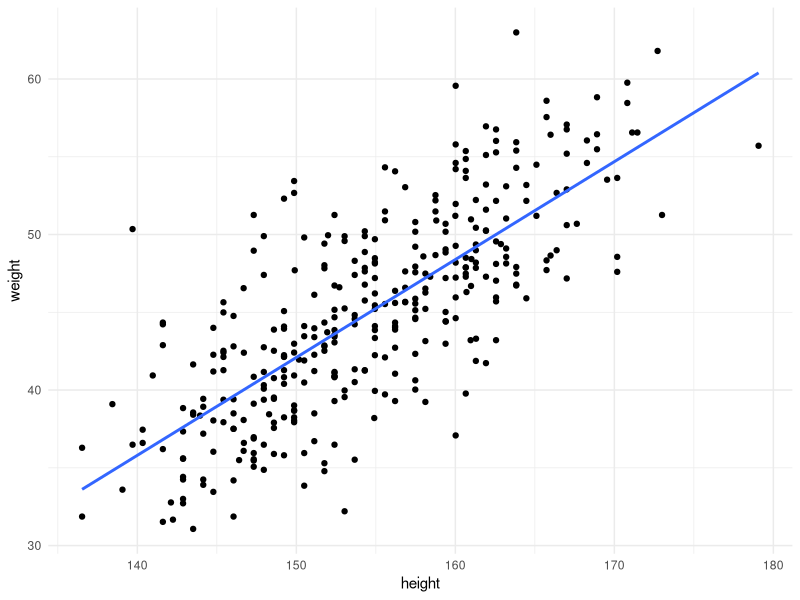
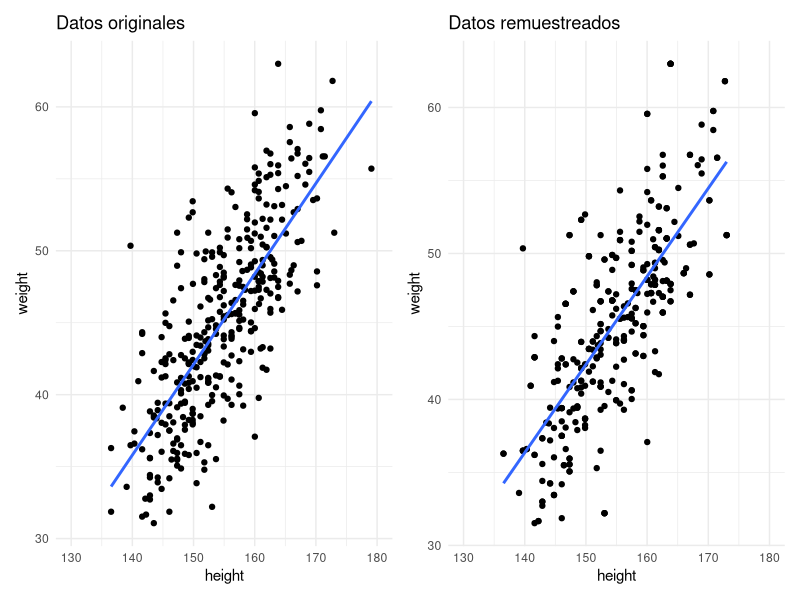
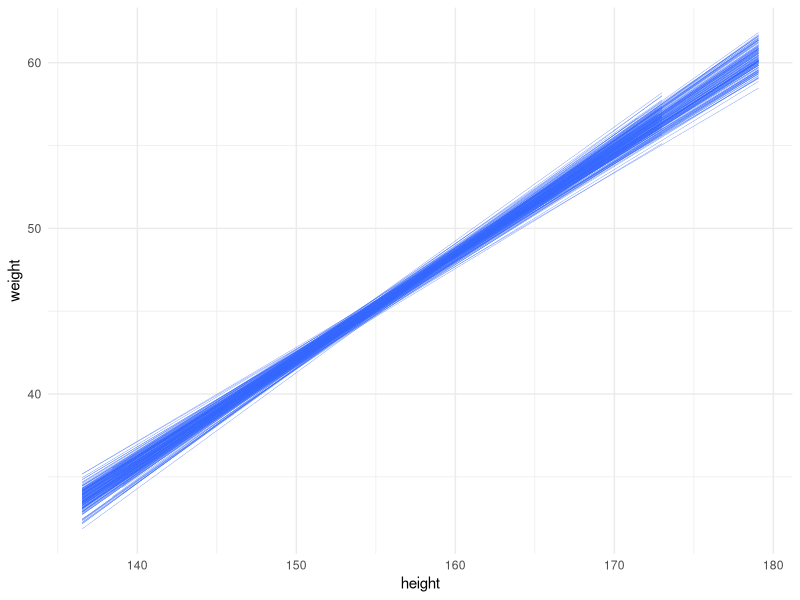
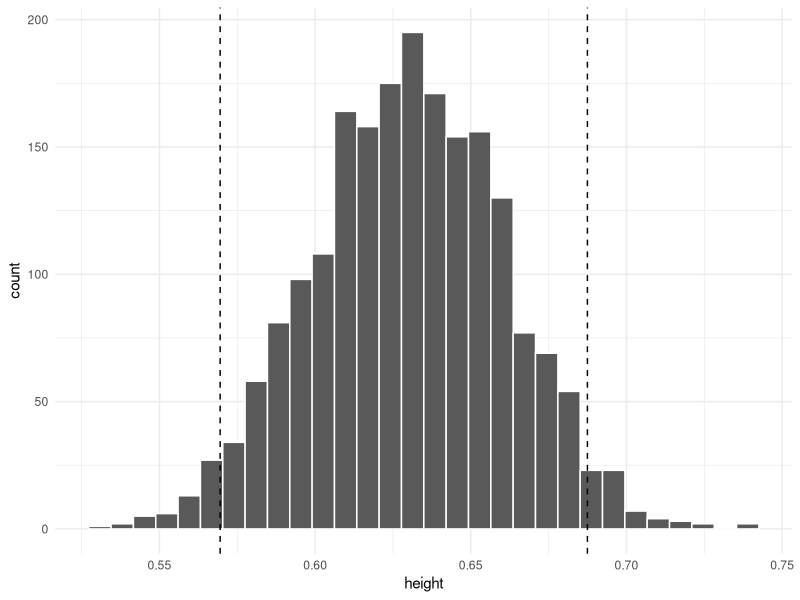
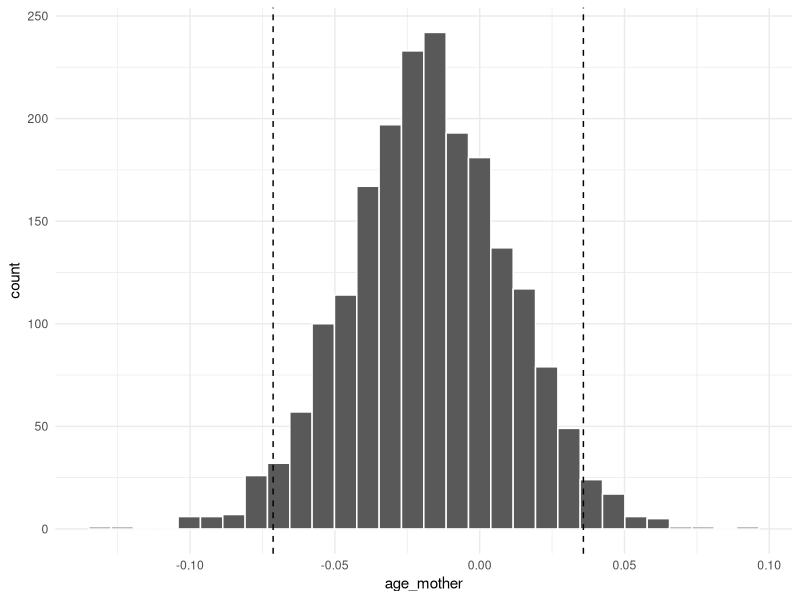
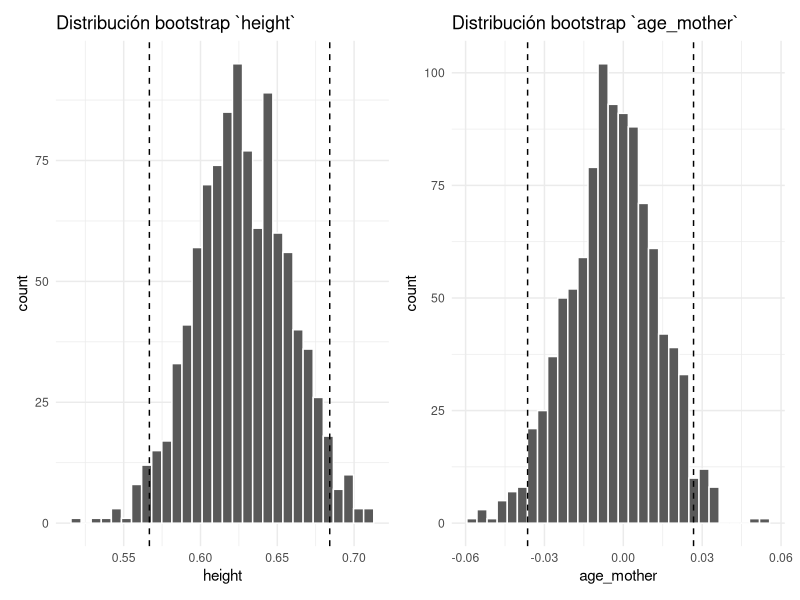
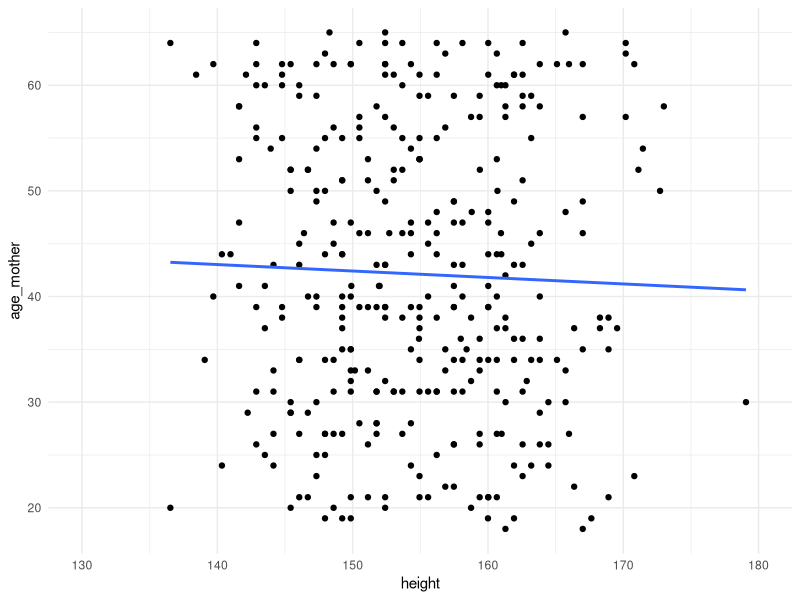

These figures' R source, in order:
## ---- chunk 1
knitr::opts_chunk$set(echo = TRUE)
## ---- chunk 2
knitr::opts_chunk$set(echo=TRUE, message=FALSE, warning=FALSE, collapse=TRUE, highlight=TRUE, paged.print=FALSE, prompt=TRUE, strip.white=FALSE, tidy = TRUE)
## ---- chunk 3
library(tidyverse)
library(broom)
library(car)
library(patchwork)

## ---- chunk 4
df <- read_csv('./data/pesos.csv')


df <- df %>%
        mutate(male = as.factor(case_when(male == 0 ~ "No", TRUE ~ "Yes")))

df_mayores <- df %>%
        filter(age >= 18)


df_mayores %>% 
        ggplot(aes(x = height, y = weight)) + 
        geom_point() +
        geom_smooth(method = "lm", se = FALSE) + 
        theme_minimal()

## ---- chunk 5
lm <- lm(weight ~ height, data = df_mayores)
tidy(lm)
## ---- chunk 6
set.seed(16)
df_mayores %>% 
        ggplot(aes(x = height, y = weight)) + 
        geom_point() +
        geom_smooth(method = "lm", se = FALSE) +
        xlim(130,180) + 
        theme_minimal() + 
        labs(title='Datos originales') +
        
df_mayores %>%
        sample_n(352, replace=TRUE) %>%
        ggplot(aes(x = height, y = weight)) + 
        geom_point() +
        geom_smooth(method = "lm", se = FALSE) + 
        xlim(130,180) + 
        theme_minimal() +
        labs(title='Datos remuestreados')
        
## ---- chunk 7
b <- ggplot()

for(i in 1:200){
      s <- df_mayores %>%
        slice_sample(n=352, replace=TRUE)
      
      b <- b + 
              geom_smooth(aes(x = height, y = weight), size=0.1, alpha=0.1, data=s, method="lm", se=FALSE) +
              theme_minimal()

}
print(b)
## ---- chunk 8
cc1 <- tibble()

for (i in seq_along(1:2000)){
        c <- df_mayores %>%
                slice_sample(n=352, replace=TRUE) %>%
                lm(weight ~ height, data = .) %>%
                coef(.) %>%
                as_tibble_row() %>%
                mutate(id_sample = i)
        
        cc1 <- cc1 %>%
                bind_rows(c)
}
## ---- chunk 9
cc1 %>%
        ggplot(aes(x=height)) +
                geom_histogram(color='white') + 
                geom_vline(xintercept = quantile(cc1$height, probs=0.025), linetype="dashed") +
                geom_vline(xintercept = quantile(cc1$height, probs=0.975), linetype="dashed") +  
                theme_minimal()
## ---- chunk 10
cc1 %>%
  pivot_longer(cols=-id_sample) %>%
  group_by(name) %>%
  summarise(lim_inf = quantile(value, probs=0.025),
            lim_sup = quantile(value, probs=0.975))
## ---- chunk 11
cc2 <- tibble()
set.seed(123)
for (i in seq_along(1:2000)){
        c <- df_mayores %>%
                slice_sample(n=352, replace=TRUE) %>%
                lm(weight ~ age_mother, data = .) %>%
                coef(.) %>%
                as_tibble_row() %>%
                mutate(id_sample = i)
        
        cc2 <- cc2 %>%
                bind_rows(c)
}
        
cc2 %>%
        ggplot(aes(x=age_mother)) +
                geom_histogram(color='white') + 
                geom_vline(xintercept = quantile(cc2$age_mother, probs=0.025), linetype="dashed") +
                geom_vline(xintercept = quantile(cc2$age_mother, probs=0.975), linetype="dashed") +  
                theme_minimal()
## ---- chunk 12
cc2 %>%
  pivot_longer(cols=-id_sample) %>%
  group_by(name) %>%
  summarise(lim_inf = quantile(value, probs=0.025),
            lim_sup = quantile(value, probs=0.975))
## ---- chunk 13
cc3 <- tibble()
set.seed(123)
for (i in (1:1000)){
        c <- df_mayores %>%
                slice_sample(n=352, replace=TRUE) %>%
                lm(weight ~ height + age_mother, data = .) %>%
                coef(.) %>%
                as_tibble_row() %>%
                mutate(id_sample = i)
        
        cc3 <- cc3 %>%
                bind_rows(c)
}
cc3 %>%
        ggplot(aes(x=height)) +
                geom_histogram(color='white') + 
                geom_vline(xintercept = quantile(cc3$height, probs=0.025), linetype="dashed") +
                geom_vline(xintercept = quantile(cc3$height, probs=0.975), linetype="dashed") +  
                labs(title='Distribución bootstrap `height`') +
                theme_minimal() +

cc3 %>%
        ggplot(aes(x=age_mother)) +
                geom_histogram(color='white') + 
                geom_vline(xintercept = quantile(cc3$age_mother, probs=0.025), linetype="dashed") +
                geom_vline(xintercept = quantile(cc3$age_mother, probs=0.975), linetype="dashed") +  
                labs(title='Distribución bootstrap `age_mother`') +
                theme_minimal()
## ---- chunk 14
cc3 %>%
  pivot_longer(cols=-id_sample) %>%
  group_by(name) %>%
  summarise(lim_inf = quantile(value, probs=0.025),
            lim_sup = quantile(value, probs=0.975))
## ---- chunk 15
df_mayores %>% 
        ggplot(aes(x = height, y = age_mother)) + 
        geom_point() +
        geom_smooth(method = "lm", se = FALSE) +
        xlim(130,180) + 
        theme_minimal()
## ---- chunk 16
lm1 <- df_mayores %>%
  lm(weight ~ age_mother, data = .)

tidy(lm1)
## ---- chunk 17
confint(lm1)
